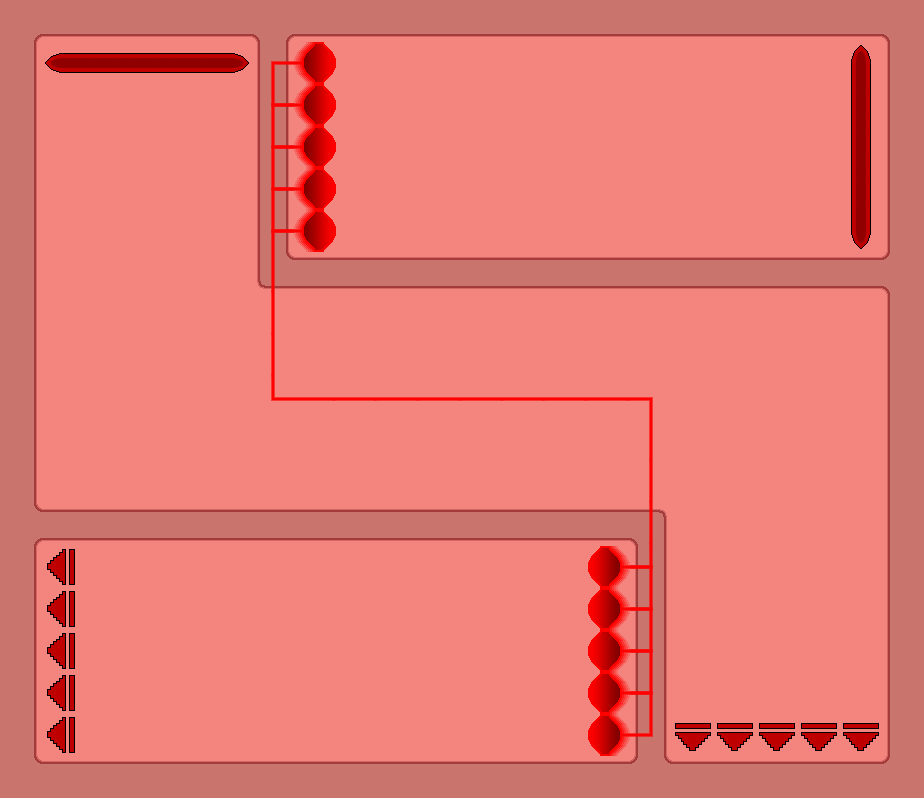

Below is a game level as drawn by its tile map, then a one-line description and the .tmx file that defines it, in full:
An orthogonal 22x19 tile map with 42x42 px tiles, 3 tile layers (background, veins, arteries), 3 tilesets and 19 objects (8x wall, 5x artery, 2x artery_entrance, 2x goal, start0, ...).

<map version="1.2" tiledversion="1.3.5" orientation="orthogonal" renderorder="right-down" width="22" height="19" tilewidth="42" tileheight="42" infinite="0" nextlayerid="11" nextobjectid="115">
 <tileset firstgid="1" source="body_tiles.tsx" />
 <tileset firstgid="49" source="artery_and_vein.tsx" />
 <tileset firstgid="89" source="start_and_goal.tsx" />
 <layer id="1" name="background" width="22" height="19">
  <data encoding="csv">
38,42,42,42,42,42,3,42,42,42,42,42,42,42,42,42,42,42,42,42,42,2,
30,1,1,1,1,1,29,1,1,1,1,1,1,1,1,1,1,1,1,1,1,6,
30,1,1,1,1,1,29,1,1,1,1,1,1,1,1,1,1,1,1,1,1,6,
30,1,1,1,1,1,29,1,1,1,1,1,1,1,1,1,1,1,1,1,1,6,
30,1,1,1,1,1,29,1,1,1,1,1,1,1,1,1,1,1,1,1,1,6,
30,1,1,1,1,1,29,1,1,1,1,1,1,1,1,1,1,1,1,1,1,6,
30,1,1,1,1,1,10,41,41,41,41,41,41,41,41,41,41,41,41,41,41,15,
30,1,1,1,1,1,1,1,1,1,1,1,1,1,1,1,1,1,1,1,1,6,
30,1,1,1,1,1,1,1,1,1,1,1,1,1,1,1,1,1,1,1,1,6,
30,1,1,1,1,1,1,1,1,1,1,1,1,1,1,1,1,1,1,1,1,6,
30,1,1,1,1,1,1,1,1,1,1,1,1,1,1,1,1,1,1,1,1,6,
30,1,1,1,1,1,1,1,1,1,1,1,1,1,1,1,1,1,1,1,1,6,
39,41,41,41,41,41,41,41,41,41,41,41,41,41,41,34,1,1,1,1,1,6,
30,1,1,1,1,1,1,1,1,1,1,1,1,1,1,29,1,1,1,1,1,6,
30,1,1,1,1,1,1,1,1,1,1,1,1,1,1,29,1,1,1,1,1,6,
30,1,1,1,1,1,1,1,1,1,1,1,1,1,1,29,1,1,1,1,1,6,
30,1,1,1,1,1,1,1,1,1,1,1,1,1,1,29,1,1,1,1,1,6,
30,1,1,1,1,1,1,1,1,1,1,1,1,1,1,29,1,1,1,1,1,6,
26,18,18,18,18,18,18,18,18,18,18,18,18,18,18,27,18,18,18,18,18,14
</data>
 </layer>
 <layer id="8" name="veins" width="22" height="19">
  <data encoding="csv">
0,0,0,0,0,0,0,0,0,0,0,0,0,0,0,0,0,0,0,0,0,0,
0,0,0,0,0,0,0,0,0,0,0,0,0,0,0,0,0,0,0,0,0,0,
0,0,0,0,0,0,0,0,0,0,0,0,0,0,0,0,0,0,0,0,0,0,
0,0,0,0,0,0,0,0,0,0,0,0,0,0,0,0,0,0,0,0,0,0,
0,0,0,0,0,0,0,0,0,0,0,0,0,0,0,0,0,0,0,0,0,0,
0,0,0,0,0,0,0,0,0,0,0,0,0,0,0,0,0,0,0,0,0,0,
0,0,0,0,0,0,0,0,0,0,0,0,0,0,0,0,0,0,0,0,0,0,
0,0,0,0,0,0,0,0,0,0,0,0,0,0,0,0,0,0,0,0,0,0,
0,0,0,0,0,0,0,0,0,0,0,0,0,0,0,0,0,0,0,0,0,0,
0,0,0,0,0,0,0,0,0,0,0,0,0,0,0,0,0,0,0,0,0,0,
0,0,0,0,0,0,0,0,0,0,0,0,0,0,0,0,0,0,0,0,0,0,
0,0,0,0,0,0,0,0,0,0,0,0,0,0,0,0,0,0,0,0,0,0,
0,0,0,0,0,0,0,0,0,0,0,0,0,0,0,0,0,0,0,0,0,0,
0,0,0,0,0,0,0,0,0,0,0,0,0,0,0,0,0,0,0,0,0,0,
0,0,0,0,0,0,0,0,0,0,0,0,0,0,0,0,0,0,0,0,0,0,
0,0,0,0,0,0,0,0,0,0,0,0,0,0,0,0,0,0,0,0,0,0,
0,0,0,0,0,0,0,0,0,0,0,0,0,0,0,0,0,0,0,0,0,0,
0,0,0,0,0,0,0,0,0,0,0,0,0,0,0,0,0,0,0,0,0,0,
0,0,0,0,0,0,0,0,0,0,0,0,0,0,0,0,0,0,0,0,0,0
</data>
 </layer>
 <layer id="7" name="arteries" width="22" height="19">
  <data encoding="csv">
0,0,0,0,0,0,0,0,0,0,0,0,0,0,0,0,0,0,0,0,0,0,
0,89,90,90,90,91,81,70,0,0,0,0,0,0,0,0,0,0,0,0,92,0,
0,0,0,0,0,0,66,70,0,0,0,0,0,0,0,0,0,0,0,0,95,0,
0,0,0,0,0,0,66,70,0,0,0,0,0,0,0,0,0,0,0,0,95,0,
0,0,0,0,0,0,66,70,0,0,0,0,0,0,0,0,0,0,0,0,95,0,
0,0,0,0,0,0,66,70,0,0,0,0,0,0,0,0,0,0,0,0,98,0,
0,0,0,0,0,0,62,0,0,0,0,0,0,0,0,0,0,0,0,0,0,0,
0,0,0,0,0,0,62,0,0,0,0,0,0,0,0,0,0,0,0,0,0,0,
0,0,0,0,0,0,62,0,0,0,0,0,0,0,0,0,0,0,0,0,0,0,
0,0,0,0,0,0,71,52,52,52,52,52,52,52,52,51,0,0,0,0,0,0,
0,0,0,0,0,0,0,0,0,0,0,0,0,0,0,62,0,0,0,0,0,0,
0,0,0,0,0,0,0,0,0,0,0,0,0,0,0,62,0,0,0,0,0,0,
0,0,0,0,0,0,0,0,0,0,0,0,0,0,0,62,0,0,0,0,0,0,
0,100,0,0,0,0,0,0,0,0,0,0,0,0,50,86,0,0,0,0,0,0,
0,100,0,0,0,0,0,0,0,0,0,0,0,0,50,86,0,0,0,0,0,0,
0,100,0,0,0,0,0,0,0,0,0,0,0,0,50,86,0,0,0,0,0,0,
0,100,0,0,0,0,0,0,0,0,0,0,0,0,50,86,0,0,0,0,0,0,
0,100,0,0,0,0,0,0,0,0,0,0,0,0,50,61,97,97,97,97,97,0,
0,0,0,0,0,0,0,0,0,0,0,0,0,0,0,0,0,0,0,0,0,0
</data>
 </layer>
 <objectgroup id="4" name="obstacles">
  <object id="96" name="start0" x="42" y="42" width="210" height="42" />
  <object id="97" name="start1" x="840" y="42" width="42" height="210" />
  <object id="98" name="artery_entrance" x="294" y="42" width="84" height="210" />
  <object id="99" name="artery" x="252" y="42" width="84" height="210" />
  <object id="100" name="goal" x="42" y="546" width="42" height="210" />
  <object id="101" name="goal" x="672" y="714" width="210" height="42" />
  <object id="102" name="artery" x="588" y="546" width="84" height="210" />
  <object id="103" name="artery_entrance" x="546" y="546" width="84" height="210" />
  <object id="104" name="artery" x="252" y="252" width="42" height="168" />
  <object id="105" name="artery" x="294" y="378" width="378" height="42" />
  <object id="106" name="artery" x="630" y="420" width="42" height="126" />
  <object id="107" name="wall" x="882" y="0" width="42" height="798" />
  <object id="108" name="wall" x="0" y="756" width="882" height="42" />
  <object id="109" name="wall" x="0" y="0" width="42" height="756" />
  <object id="110" name="wall" x="42" y="0" width="840" height="42" />
  <object id="111" name="wall" x="252" y="42" width="42" height="252" />
  <object id="112" name="wall" x="294" y="252" width="588" height="42" />
  <object id="113" name="wall" x="42" y="504" width="588" height="42" />
  <object id="114" name="wall" x="630" y="504" width="42" height="252" />
 </objectgroup>
</map>
